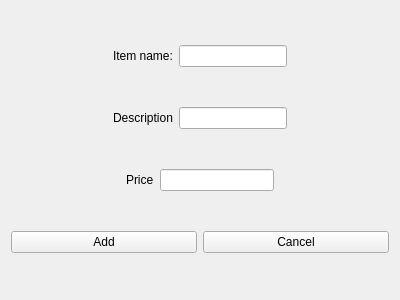
<?xml version="1.0" encoding="UTF-8"?>
<ui version="4.0">
 <class>CatalogAdd</class>
 <widget class="QWidget" name="CatalogAdd">
  <property name="geometry">
   <rect>
    <x>0</x>
    <y>0</y>
    <width>400</width>
    <height>300</height>
   </rect>
  </property>
  <property name="windowTitle">
   <string>Form</string>
  </property>
  <layout class="QVBoxLayout" name="verticalLayout">
   <item>
    <layout class="QHBoxLayout" name="horizontalLayout">
     <item>
      <spacer name="horizontalSpacer">
       <property name="orientation">
        <enum>Qt::Horizontal</enum>
       </property>
       <property name="sizeHint" stdset="0">
        <size>
         <width>40</width>
         <height>20</height>
        </size>
       </property>
      </spacer>
     </item>
     <item>
      <widget class="QLabel" name="label">
       <property name="text">
        <string>Item name:</string>
       </property>
      </widget>
     </item>
     <item>
      <widget class="QLineEdit" name="itemNameInput"/>
     </item>
     <item>
      <spacer name="horizontalSpacer_2">
       <property name="orientation">
        <enum>Qt::Horizontal</enum>
       </property>
       <property name="sizeHint" stdset="0">
        <size>
         <width>40</width>
         <height>20</height>
        </size>
       </property>
      </spacer>
     </item>
    </layout>
   </item>
   <item>
    <layout class="QHBoxLayout" name="horizontalLayout_2">
     <item>
      <spacer name="horizontalSpacer_3">
       <property name="orientation">
        <enum>Qt::Horizontal</enum>
       </property>
       <property name="sizeHint" stdset="0">
        <size>
         <width>40</width>
         <height>20</height>
        </size>
       </property>
      </spacer>
     </item>
     <item>
      <widget class="QLabel" name="label_2">
       <property name="text">
        <string>Description</string>
       </property>
      </widget>
     </item>
     <item>
      <widget class="QLineEdit" name="itemDescInput"/>
     </item>
     <item>
      <spacer name="horizontalSpacer_5">
       <property name="orientation">
        <enum>Qt::Horizontal</enum>
       </property>
       <property name="sizeHint" stdset="0">
        <size>
         <width>40</width>
         <height>20</height>
        </size>
       </property>
      </spacer>
     </item>
    </layout>
   </item>
   <item>
    <layout class="QHBoxLayout" name="horizontalLayout_3">
     <item>
      <spacer name="horizontalSpacer_4">
       <property name="orientation">
        <enum>Qt::Horizontal</enum>
       </property>
       <property name="sizeHint" stdset="0">
        <size>
         <width>40</width>
         <height>20</height>
        </size>
       </property>
      </spacer>
     </item>
     <item>
      <widget class="QLabel" name="label_3">
       <property name="text">
        <string>Price</string>
       </property>
      </widget>
     </item>
     <item>
      <widget class="QLineEdit" name="itemPriceInput"/>
     </item>
     <item>
      <spacer name="horizontalSpacer_6">
       <property name="orientation">
        <enum>Qt::Horizontal</enum>
       </property>
       <property name="sizeHint" stdset="0">
        <size>
         <width>40</width>
         <height>20</height>
        </size>
       </property>
      </spacer>
     </item>
    </layout>
   </item>
   <item>
    <layout class="QHBoxLayout" name="horizontalLayout_4">
     <item>
      <widget class="QPushButton" name="catalogDialogAccept">
       <property name="text">
        <string>Add</string>
       </property>
      </widget>
     </item>
     <item>
      <widget class="QPushButton" name="catalogDialogCancel">
       <property name="text">
        <string>Cancel</string>
       </property>
      </widget>
     </item>
    </layout>
   </item>
  </layout>
 </widget>
 <resources/>
 <connections/>
</ui>
